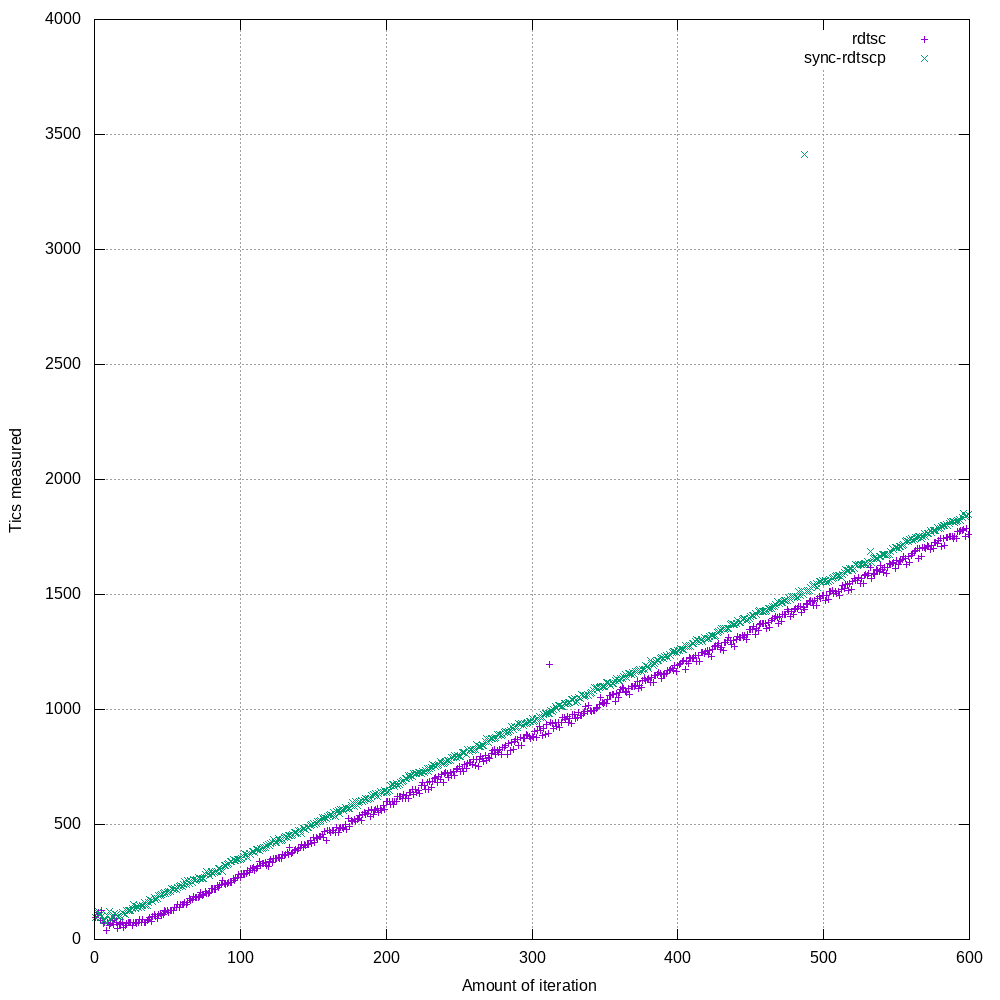

The gnuplot source for this figure:
set xlabel 'Amount of iteration'
set ylabel 'Tics measured'


set yrange [0:4000]
set term png size 1000,1000
set output "plot_time.png"
set grid 
plot 'time.txt' using 1:2 title "rdtsc" , 'time.txt' using 1:5  title "sync-rdtscp"
